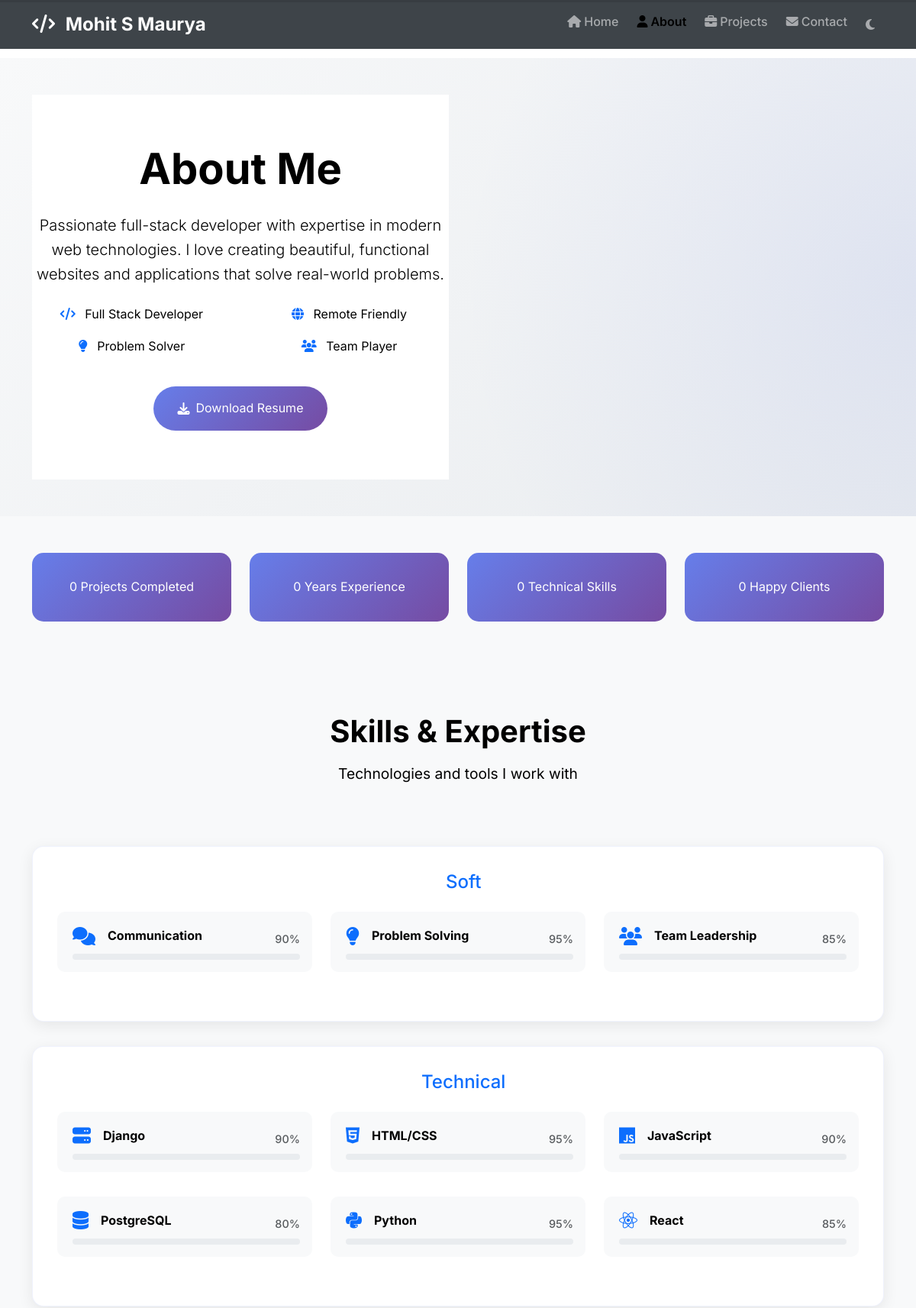
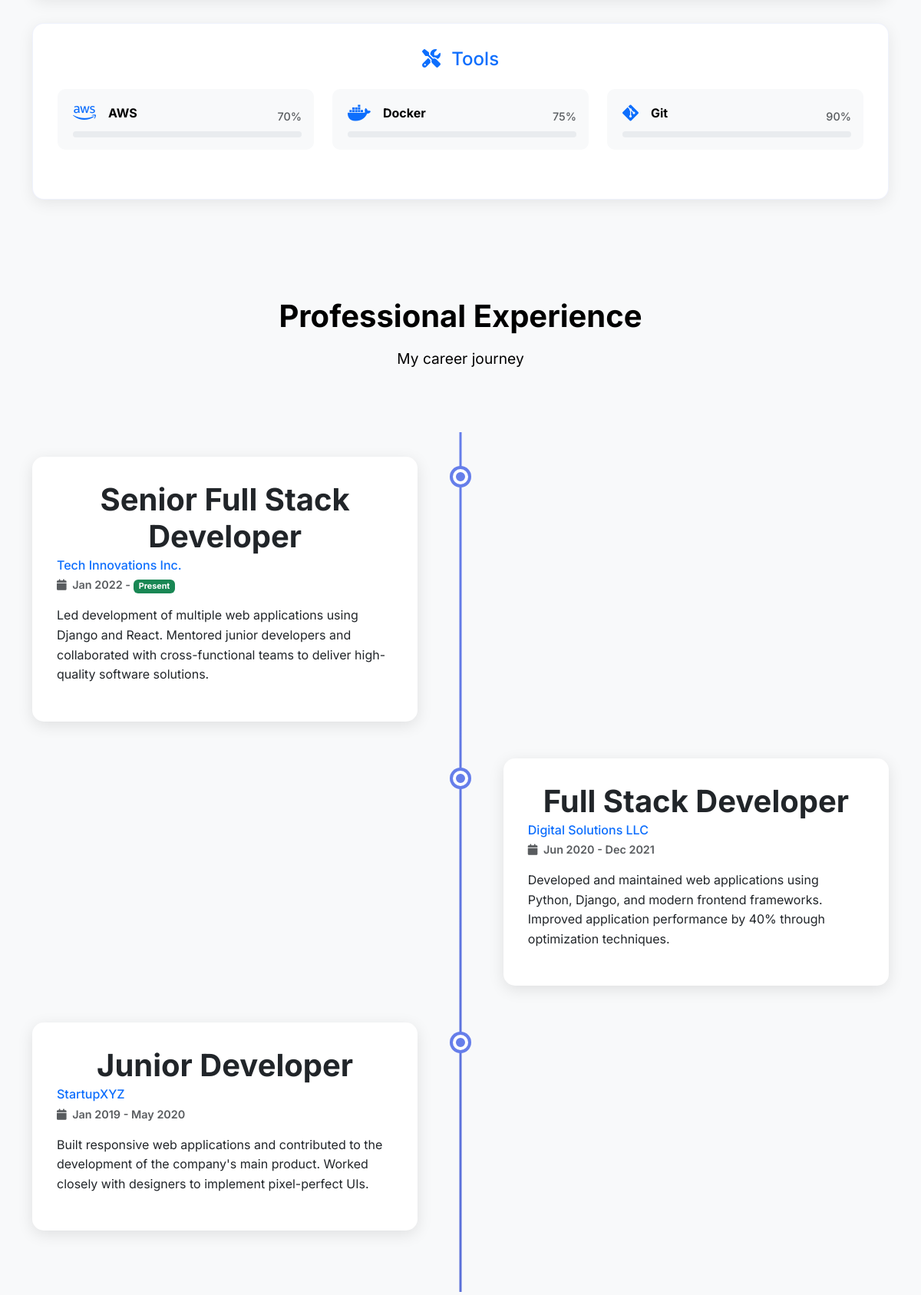
The page /about/ (upper part) on the database its author committed (2 pictures, top to bottom).
### portfolio/models.py (models this page shows, shortened)
class Profile(models.Model):
    name = models.CharField(
        max_length=100,
        validators=[
            RegexValidator(
                regex=r'^[a-zA-Z\s\'.-]+$',
                message='Name can only contain letters, spaces, apostrophes, periods, and hyphens.'
            )
        ],
        help_text="Your full name"
    )
    title = models.CharField(
        max_length=200,
        help_text="Your professional title or role"
    )
    bio = models.TextField(
        max_length=2000,
        help_text="Tell visitors about yourself (max 2000 characters)"
    )
    profile_image = models.ImageField(
        upload_to='profile/',
        blank=True,
        null=True,
        validators=[validate_image_file],
        help_text="Profile photo (max 5MB, JPG/PNG/GIF/WebP)"
    )
    resume = models.FileField(
        upload_to='documents/',
        blank=True,
        null=True,
        validators=[validate_document_file],
        help_text="Your resume (max 5MB, PDF/DOC/DOCX)"
    )
    email = models.EmailField(
        unique=True,
        help_text="Your contact email address"
    )
    phone = models.CharField(
        max_length=20,
        blank=True,
        validators=[validate_phone_number],
        help_text="Your phone number (10-15 digits)"
    )
    location = models.CharField(
        max_length=100,
        blank=True,
        help_text="Your location (city, country)"
    )
    linkedin = models.URLField(
        blank=True,
        validators=[validate_url_security],
        help_text="Your LinkedIn profile URL"
    )
    github = models.URLField(
        blank=True,
        validators=[validate_url_security],
        help_text="Your GitHub profile URL"
    )
    twitter = models.URLField(
        blank=True,
        validators=[validate_url_security],
        help_text="Your Twitter profile URL"
    )
    website = models.URLField(
        blank=True,
        validators=[validate_url_security],
        help_text="Your personal website URL"
    )
    class Meta:
        verbose_name = "Profile"
        verbose_name_plural = "Profile"

class Skill(models.Model):
    SKILL_TYPES = [
        ('technical', 'Technical'),
        ('soft', 'Soft Skills'),
        ('tools', 'Tools & Technologies'),
    ]
    name = models.CharField(
        max_length=100,
        validators=[
            RegexValidator(
                regex=r'^[a-zA-Z0-9\s+#.-]+$',
                message='Skill name can only contain letters, numbers, spaces, +, #, periods, and hyphens.'
            )
        ],
        help_text="Name of the skill or technology"
    )
    type = models.CharField(
        max_length=20,
        choices=SKILL_TYPES,
        default='technical',
        help_text="Category of the skill"
    )
    proficiency = models.IntegerField(
        default=80,
        validators=[MinValueValidator(0), MaxValueValidator(100)],
        help_text="Proficiency level (0-100%)"
    )
    icon = models.CharField(
        max_length=100,
        blank=True,
        validators=[
            RegexValidator(
                regex=r'^[a-zA-Z0-9\s-]+$',
                message='Icon class can only contain letters, numbers, spaces, and hyphens.'
            )
        ],
        help_text="CSS class for icon (e.g., fab fa-python)"
    )
    class Meta:
        ordering = ['type', 'name']
        unique_together = ['name', 'type']  # Prevent duplicate skills

class Experience(models.Model):
    company = models.CharField(
        max_length=200,
        help_text="Company or organization name"
    )
    position = models.CharField(
        max_length=200,
        help_text="Your job title or position"
    )
    description = models.TextField(
        max_length=2000,
        help_text="Description of your role and achievements"
    )
    start_date = models.DateField(
        help_text="When you started this position"
    )
    end_date = models.DateField(
        blank=True,
        null=True,
        help_text="When you ended this position (leave blank if current)"
    )
    is_current = models.BooleanField(
        default=False,
        help_text="Check if this is your current position"
    )
    location = models.CharField(
        max_length=100,
        blank=True,
        help_text="Work location (city, country or remote)"
    )
    company_url = models.URLField(
        blank=True,
        validators=[validate_url_security],
        help_text="Company website URL"
    )
    class Meta:
        ordering = ['-start_date']

### portfolio/views.py (the view)
# urls.py: path('about/', views.about, name='about'),
@cache_page(60 * 10)  # Cache for 10 minutes
def about(request):
    context = {}
    try:
        context['profile'] = get_profile_safe()
        try:
            context['skills'] = Skill.objects.all().order_by('type', 'name')
        except Exception as e:
            logger.error(f"Error fetching skills: {e}")
            context['skills'] = []
        try:
            context['experience'] = Experience.objects.all()
        except Exception as e:
            logger.error(f"Error fetching experience: {e}")
            context['experience'] = []
        try:
            context['education'] = Education.objects.all()
        except Exception as e:
            logger.error(f"Error fetching education: {e}")
            context['education'] = []
    except Exception as e:
        logger.error(f"Unexpected error in about view: {e}")
        messages.error(request, "Some content may not be available right now. Please try again later.")
    return render(request, 'portfolio/about.html', context)

### templates/portfolio/about.html (shortened to what this page needs)
{% extends 'base.html' %}
{% load static %}
{% block extra_css %}
<link rel="stylesheet" href="{% static 'css/about.css' %}">
{% endblock %}
{% block content %}
<section class="about-hero py-5">
    <div class="container">
        <div class="row align-items-center">
            <div class="col-lg-6">
                <div class="about-content">
                    <h1 class="display-4 fw-bold mb-4 animate-in">About Me</h1>
                    <p class="lead mb-4 animate-in">{{ profile.bio|default:"I'm passionate about creating amazing digital experiences and solving complex problems through code." }}</p>
                    <div class="about-highlights mb-4 animate-in">
                        <div class="row">
                            <div class="col-sm-6 mb-3">
                                <div class="highlight-item">
                                    <i class="fas fa-code text-primary me-2"></i>
                                    <span>Full Stack Developer</span>
                                </div>
                            </div>
                            <div class="col-sm-6 mb-3">
                                <div class="highlight-item">
                                    <i class="fas fa-globe text-primary me-2"></i>
                                    <span>Remote Friendly</span>
                                </div>
                            </div>
                            <div class="col-sm-6 mb-3">
                                <div class="highlight-item">
                                    <i class="fas fa-lightbulb text-primary me-2"></i>
                                    <span>Problem Solver</span>
                                </div>
                            </div>
                            <div class="col-sm-6 mb-3">
                                <div class="highlight-item">
                                    <i class="fas fa-users text-primary me-2"></i>
                                    <span>Team Player</span>
                                </div>
                            </div>
                        </div>
                    </div>
                    {% if profile.resume %}
                        <a href="{{ profile.resume.url }}" class="download-cv" target="_blank">
                            <i class="fas fa-download me-2"></i> Download Resume
                        </a>
                    {% endif %}
                </div>
            </div>
        </div>
    </div>
</section>
<section class="stats-section py-5 bg-light">
    <div class="container">
        <div class="row">
            <div class="col-md-3 col-sm-6 mb-4">
                <div class="stats-card">
                    <span class="stat-number" data-count="{{ projects.count|default:15 }}">0</span>
                    <span class="stat-label">Projects Completed</span>
                </div>
            </div>
            <div class="col-md-3 col-sm-6 mb-4">
                <div class="stats-card">
                    <span class="stat-number" data-count="{{ experience_years|default:3 }}">0</span>
                    <span class="stat-label">Years Experience</span>
                </div>
            </div>
            <div class="col-md-3 col-sm-6 mb-4">
                <div class="stats-card">
                    <span class="stat-number" data-count="{{ skills.count|default:12 }}">0</span>
                    <span class="stat-label">Technical Skills</span>
                </div>
            </div>
            <div class="col-md-3 col-sm-6 mb-4">
                <div class="stats-card">
                    <span class="stat-number" data-count="{{ client_count|default:25 }}">0</span>
                    <span class="stat-label">Happy Clients</span>
                </div>
            </div>
        </div>
    </div>
</section>
{% if skills %}
<section class="skills-section py-5">
    <div class="container">
        <div class="row">
            <div class="col-12 text-center mb-5">
                <h2 class="section-title">Skills & Expertise</h2>
                <p class="section-subtitle">Technologies and tools I work with</p>
            </div>
        </div>
        {% regroup skills by type as skill_groups %}
        {% for group in skill_groups %}
            <div class="skill-category">
                <h4 class="mb-4 text-center text-primary">
                    <i class="fas fa-{{ group.grouper|lower|default:'cog' }} me-2"></i>
                    {{ group.grouper|title }}
                </h4>
                <div class="row">
                    {% for skill in group.list %}
                        <div class="col-md-6 col-lg-4 mb-3">
                            <div class="skill-item">
                                <div class="d-flex align-items-center justify-content-between mb-2">
                                    <div class="d-flex align-items-center">
                                        {% if skill.icon %}
                                            <i class="{{ skill.icon }} me-3 text-primary" style="font-size: 1.5rem;"></i>
                                        {% endif %}
                                        <strong>{{ skill.name }}</strong>
                                    </div>
                                    <span class="skill-percentage text-muted">{{ skill.proficiency }}%</span>
                                </div>
                                <div class="skill-progress">
                                </div>
                            </div>
                        </div>
                    {% endfor %}
                </div>
            </div>
        {% endfor %}
    </div>
</section>
{% endif %}
{% if experience %}
<section class="experience-section py-5 bg-light">
    <div class="container">
        <div class="row">
            <div class="col-12 text-center mb-5">
                <h2 class="section-title">Professional Experience</h2>
                <p class="section-subtitle">My career journey</p>
            </div>
        </div>
        <div class="timeline-enhanced">
            {% for exp in experience %}
                <div class="timeline-item-enhanced">
                    <div class="timeline-marker-enhanced"></div>
                    <div class="timeline-content-enhanced">
                        <div class="timeline-header mb-3">
                            <h5 class="timeline-title mb-1">{{ exp.position }}</h5>
                            <h6 class="timeline-company text-primary mb-1">{{ exp.company }}</h6>
                            <p class="timeline-date text-muted mb-0">
                                <i class="fas fa-calendar me-1"></i>
                                {{ exp.start_date|date:"M Y" }} -
                                {% if exp.is_current %}
                                    <span class="badge bg-success">Present</span>
                                {% else %}
                                    {{ exp.end_date|date:"M Y" }}
                                {% endif %}
                            </p>
                        </div>
                        <p class="timeline-description">{{ exp.description }}</p>
                    </div>
                </div>
            {% endfor %}
        </div>
    </div>
</section>
{% endif %}
{% endblock %}

### templates/base.html (shortened to what this page needs)
<!DOCTYPE html>
{% load static %}
<html lang="en">
<head>
    <link href="https://cdn.jsdelivr.net/npm/bootstrap@5.3.2/dist/css/bootstrap.min.css" rel="stylesheet">
    <link rel="stylesheet" href="https://cdnjs.cloudflare.com/ajax/libs/font-awesome/6.4.0/css/all.min.css">
    <link rel="stylesheet" href="{% static 'css/colors.css' %}">
    <link rel="stylesheet" href="{% static 'css/style.css' %}">
    {% block extra_css %}{% endblock %}
</head>
<body>
    <nav class="navbar navbar-expand-lg navbar-dark bg-dark fixed-top">
        <div class="container">
            <a class="navbar-brand fw-bold" href="{% url 'portfolio:home' %}">
                <i class="fas fa-code me-2"></i>
                Mohit S Maurya
            </a>
            <div class="collapse navbar-collapse" id="navbarNav">
                <ul class="navbar-nav ms-auto">
                    <li class="nav-item">
                        <a class="nav-link" href="{% url 'portfolio:home' %}">
                            <i class="fas fa-home me-1"></i>Home
                        </a>
                    </li>
                    <li class="nav-item">
                        <a class="nav-link" href="{% url 'portfolio:about' %}">
                            <i class="fas fa-user me-1"></i>About
                        </a>
                    </li>
                    <li class="nav-item">
                        <a class="nav-link" href="{% url 'portfolio:projects' %}">
                            <i class="fas fa-briefcase me-1"></i>Projects
                        </a>
                    </li>
                    <li class="nav-item">
                        <a class="nav-link" href="{% url 'portfolio:contact' %}">
                            <i class="fas fa-envelope me-1"></i>Contact
                        </a>
                    </li>
                    <li class="nav-item">
                        <button class="btn btn-link nav-link border-0" id="themeToggle" title="Toggle Theme">
                            <i class="fas fa-moon"></i>
                        </button>
                    </li>
                </ul>
            </div>
        </div>
    </nav>
    <main>
        {% block content %}{% endblock %}
    </main>
</body>
</html>

### rows shown on the page
Profile: bio "Passionate full-stack developer with expertise in modern web technologies. I love creating beautiful, functional websites and applications that solve real-world problems."
Skill: grouper "Soft", name "Communication", proficiency "90"
Skill: name "Problem Solving", proficiency "95"
Skill: name "Team Leadership", proficiency "85"
Skill: grouper "Technical", name "Django", proficiency "90"
Skill: name "HTML/CSS", proficiency "95"
Skill: name "JavaScript", proficiency "90"
Skill: name "PostgreSQL", proficiency "80"
Skill: name "Python", proficiency "95"
Skill: name "React", proficiency "85"
Skill: grouper "Tools", name "AWS", proficiency "70"
Skill: name "Docker", proficiency "75"
Skill: name "Git", proficiency "90"
Experience: position "Senior Full Stack Developer", company "Tech Innovations Inc.", start_date "Jan 2022", is_current "Present", description "Led development of multiple web applications using Django and React. Mentored junior developers and collaborated with cross-functional teams to deliver high-quality software solutions."
Experience: position "Full Stack Developer", company "Digital Solutions LLC", start_date "Jun 2020", end_date "Dec 2021", description "Developed and maintained web applications using Python, Django, and modern frontend frameworks. Improved application performance by 40% through optimization techniques."
Experience: position "Junior Developer", company "StartupXYZ", start_date "Jan 2019", end_date "May 2020", description "Built responsive web applications and contributed to the development of the company's main product. Worked closely with designers to implement pixel-perfect UIs."
